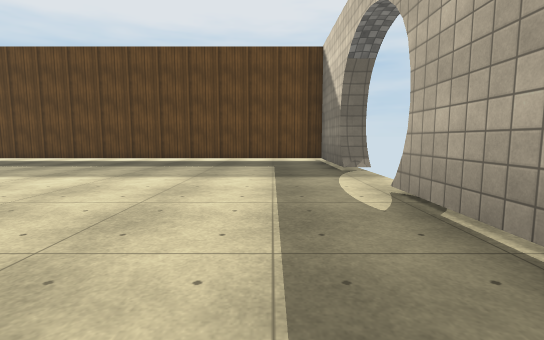
View 1 (above)

12 first-person views from a walk through a scene from a Unity 3-D project. The camera is 1.2 m above the floor, tilts 6° down and sees 85° across. The floor is counted in squares, 2 m on a side. Each view is taken from the middle of a square. On the plan, view 1 faces up. The plan holds only what a view shows up to about 9 squares ahead; the rest is blank. The place goes on beyond the plan. The player character is not drawn. Surface patterns are stand-ins for the level's own textures.

View 2
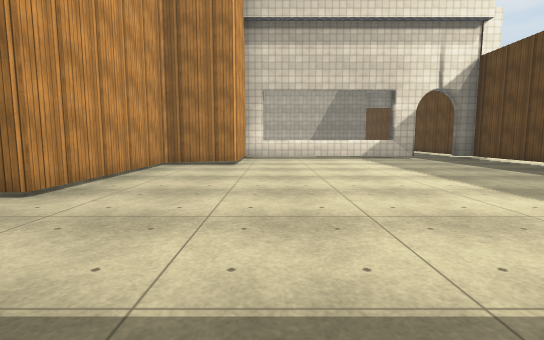

View 3
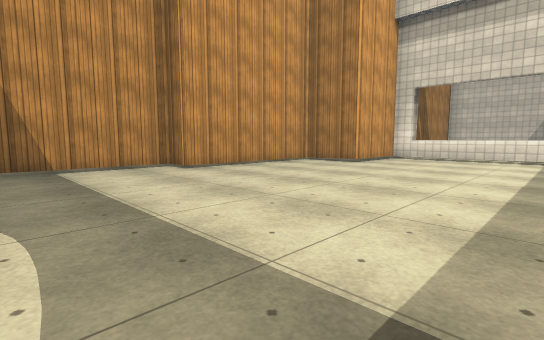

View 4
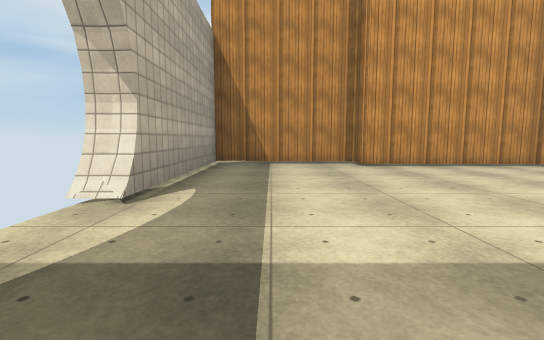

View 5
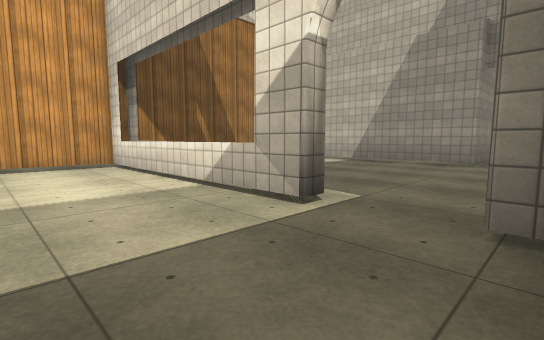

View 6
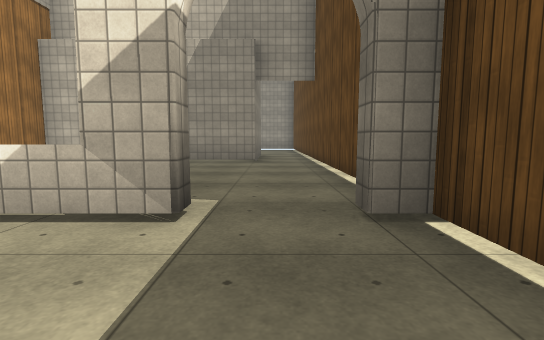

View 7
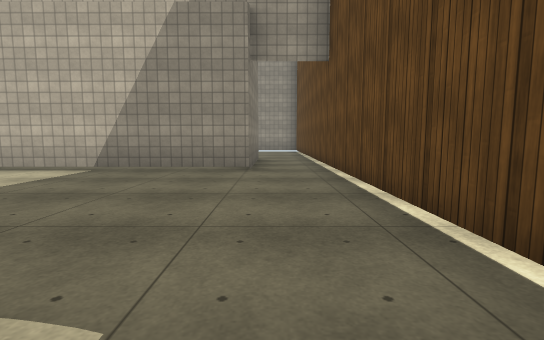

View 8
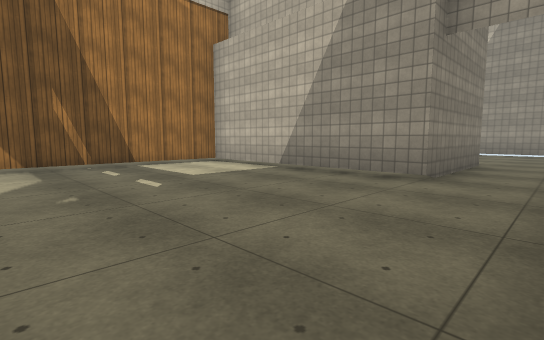

View 9
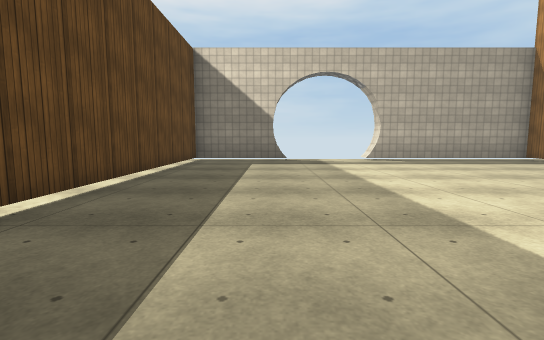

View 10
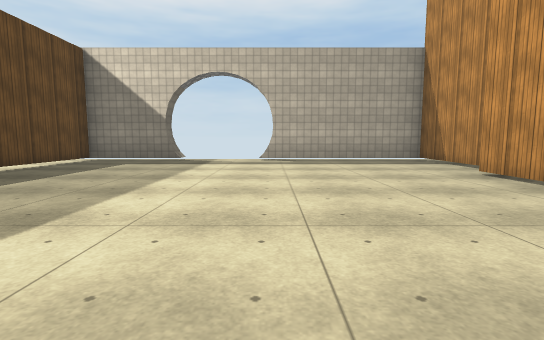

View 11
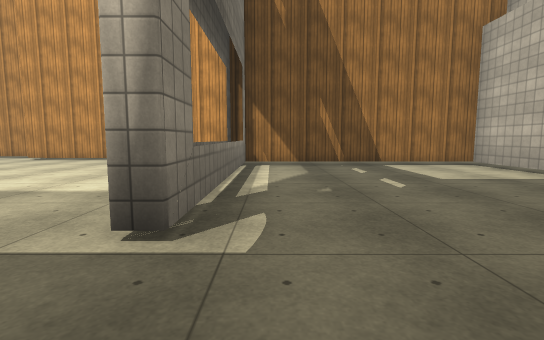

View 12
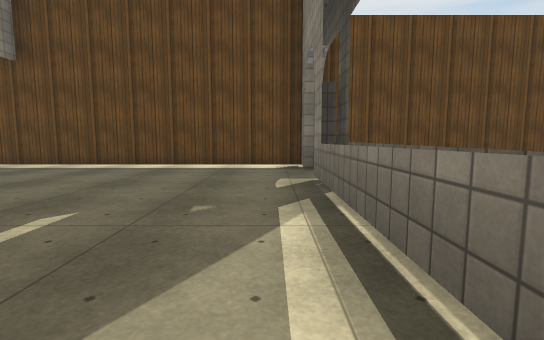

### Floor plan
Key: @ floor where view 1 was taken; # wall or solid block; x gap in a wall; . floor; = window, fence, low wall or low ledge; T thing the floor can be seen under or through.
Columns run from 20 left of view 1 to 2 right of it. Each row starts with its distance up from view 1.
  9    ####################
  8   ..........#.........#
  7 ....###...............#
  6 ..   .#.....#.........x
  5      .#.....=.........
  4       #.....=.........
  3       #.....=.........x
  2       #.....=.........#
  1       ##TTT##TT.......#
  0       ........TTTT .@.#
 -1               ....TTT##
 -2                   ....

Positions as (right, up) in squares from view 1, and headings:
1: (0, 0), facing up
2: (1, 2), facing left
3: (1, 5), facing down-left
4: (0, 6), facing down
5: (-6, 8), facing down-left
6: (-6, 7), facing left
7: (-8, 7), facing left
8: (-9, 8), facing down-left
9: (-7, 6), facing right
10: (-7, 3), facing right
11: (-9, 8), facing down
12: (-9, 2), facing up
